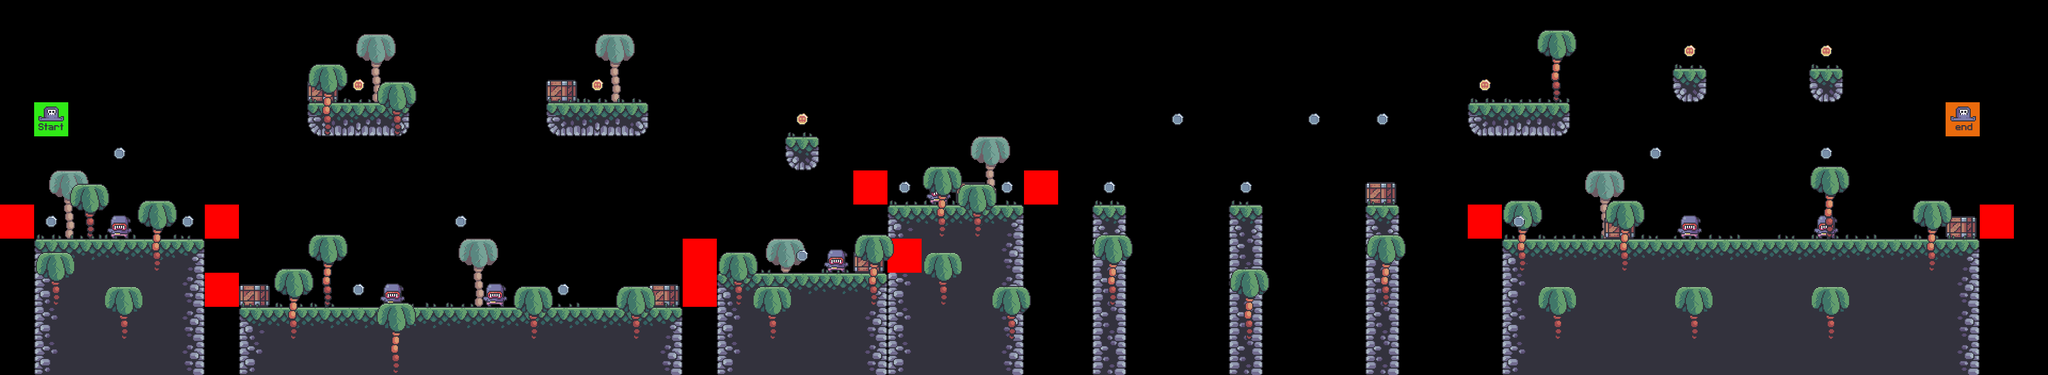

A 2D game scene composited from a Tiled map and its tileset images. What follows is a short description and the map's XML, with each tile layer's data collapsed to a summary:
An orthogonal 60x11 tile map with 64x64 px tiles, 9 tile layers (BG_Palms, Terrain, Crates, Grass, ...), 7 tilesets.

<map version="1.9" tiledversion="1.9.2" orientation="orthogonal" renderorder="right-down" width="60" height="11" tilewidth="64" tileheight="64" infinite="0" nextlayerid="11" nextobjectid="1">
 <tileset firstgid="1" source="../tilesets/terrain_tiles.tsx" />
 <tileset firstgid="17" source="../tilesets/coin_tiles.tsx" />
 <tileset firstgid="19" source="../tilesets/grass.tsx" />
 <tileset firstgid="24" source="../tilesets/palms.tsx" />
 <tileset firstgid="27" source="../tilesets/crate.tsx" />
 <tileset firstgid="28" source="../tilesets/player_tiles.tsx" />
 <tileset firstgid="30" source="../tilesets/enemy_tiles.tsx" />
 <layer id="6" name="BG_Palms" width="60" height="11">
  <data>[660 cells, 7 non-empty, 1 distinct tile ids]</data>
 </layer>
 <layer id="1" name="Terrain" width="60" height="11">
  <data>[660 cells, 164 non-empty, 12 distinct tile ids]</data>
 </layer>
 <layer id="7" name="Crates" width="60" height="11">
  <data>[660 cells, 9 non-empty, 1 distinct tile ids]</data>
 </layer>
 <layer id="3" name="Grass" width="60" height="11">
  <data>[660 cells, 44 non-empty, 5 distinct tile ids]</data>
 </layer>
 <layer id="10" name="Constraints" width="60" height="11">
  <data>[660 cells, 10 non-empty, 1 distinct tile ids]</data>
 </layer>
 <layer id="9" name="Enemies" width="60" height="11">
  <data>[660 cells, 7 non-empty, 1 distinct tile ids]</data>
 </layer>
 <layer id="5" name="FG_Palms" width="60" height="11">
  <data>[660 cells, 29 non-empty, 2 distinct tile ids]</data>
 </layer>
 <layer id="2" name="Coins" width="60" height="11">
  <data>[660 cells, 23 non-empty, 2 distinct tile ids]</data>
 </layer>
 <layer id="8" name="Player" width="60" height="11">
  <data>[660 cells, 2 non-empty, 2 distinct tile ids]</data>
 </layer>
</map>
